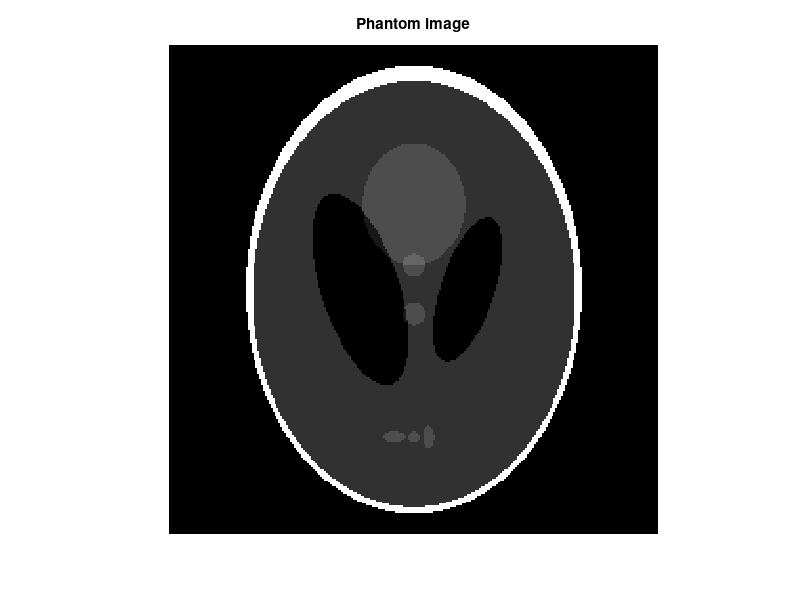

Source code (MATLAB): (Note: this script raises an error after producing the figure.)
%% UCSB ECE178 (2017 Fall)
% HW8 MATLAB - Radon transform
%% Clean up the variables
clear
clc
close all

%% Radon transform
% Create phantom image
img_size = 256;
P = phantom(img_size);
xp_axis_len = ceil(sqrt(img_size*img_size*2));
xp = (-floor(xp_axis_len/2):1:floor(xp_axis_len/2))';
% Show the original image
figure
imshow(P);
title('Phantom image')

PR_cell = cell(3);
theta_cell = cell(3);

% Define the degrees for the transform
theta_cell{1} = 0:10:170;
theta_cell{2} = 0:5:175;
theta_cell{3} = 0:2:178;

% Radon transform
for i=1:3
    PR_cell{i} = myRadon(P, theta_cell{i});
end

% Visualize the first Radon transform
% Check your result with the one shown in pdf file
figure
imagesc(theta_cell{1},xp,PR_cell{1});
colormap(hot);
colorbar;
xlabel('Parallel Rotation Angle - \theta (degrees)');
ylabel('Parallel Sensor Position - x\prime (pixels)');
title('Sinogram')


%% Filtered back projection (different kinds of filter)
filter_cell = cell(3);
filter_cell{1} = 'Ram-Lak';
filter_cell{2} = 'Shepp-logan';
filter_cell{3} = 'Cosine';

output_filters_cell = cell(3);
for i = 1:3
    output_filters_cell{i} = myInvRadon(PR_cell{2},theta_cell{2},filter_cell{i});
end
display3images(output_filters_cell, 'Output of different filters', filter_cell);


%% Filtered back projection (different number of projections)
filter_ramp_cell = cell(3);
filter_ramp_cell{1} = 'Ram-Lak';
filter_ramp_cell{2} = 'Ram-Lak';
filter_ramp_cell{3} = 'Ram-Lak';

output_thetas_cell = cell(3);
proj_cell = cell(3);
proj_cell{1} = '18';
proj_cell{2} = '36';
proj_cell{3} = '90';

output_proj_cell = cell(3);
for i = 1:3
    output_filters_cell{i} = myInvRadon(PR_cell{i},theta_cell{i}, filter_ramp_cell{i});
end
display3images(output_filters_cell, 'Output of different number of projections (ramp filtered)', proj_cell);
